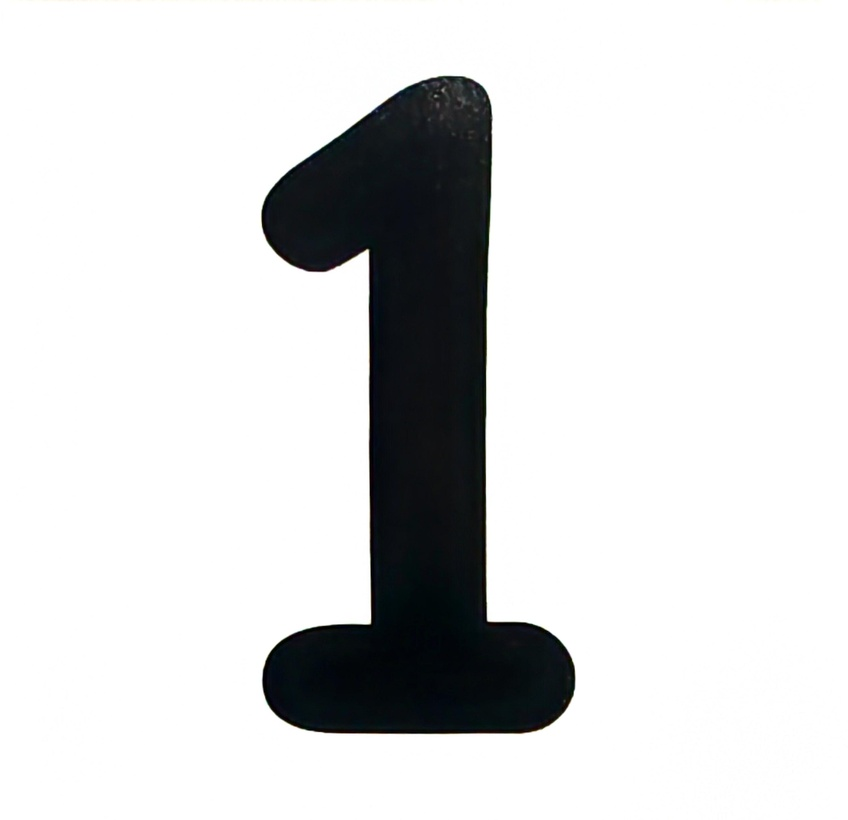
#> input picture pic/1.jpg, 848 x 820 px, shrunk from 3000 x 2900 before the run
$ jupyter execute --allow-errors ori_clean.ipynb
#> lines starting #> are read from the running program, lines starting #| are printed output that depends on the picture; after the words box and inside, x2 and y2 are one past the last pixel; in counts of white or black regions, pixels touching at a corner belong together
[cell 1]
from PIL import Image,ImageFilter
import numpy as np
import matplotlib.pyplot as plt
import matplotlib.patches as patches
import cv2

[cell 2]
path='pic'

[cell 3]
img = Image.open(path+'/1.jpg').convert('L')
#img 2-value
img_np=np.array(img,dtype=np.uint8)
#show
_,bimg=cv2.threshold(img_np, 128, 255, cv2.THRESH_BINARY_INV)
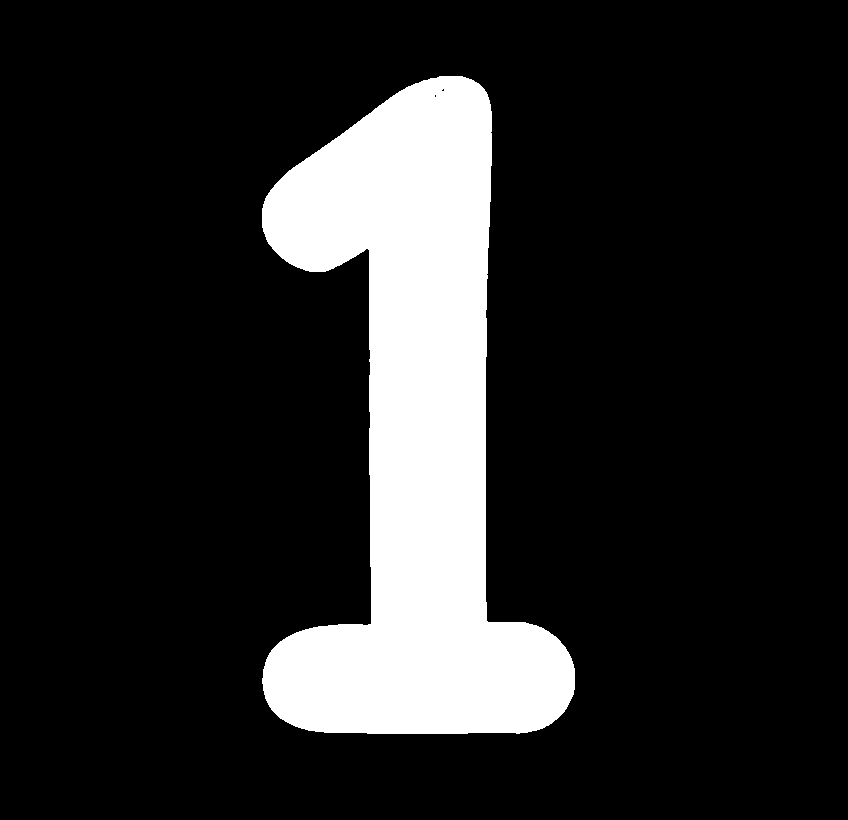
#> bimg: shape (820, 848); 15.3% white; 1 white region
plt.imshow(bimg,cmap='gray')

[cell 4]
contours, hierarchy = cv2.findContours(bimg, cv2.RETR_EXTERNAL, cv2.CHAIN_APPROX_SIMPLE)
#> contours = 1 contour; box (x1, y1, x2, y2) and area: (262, 76, 575, 734) 105655
#show the contour
new_img=np.zeros_like(np.array(img))
cv2.drawContours(new_img, contours, -1, (255), thickness=cv2.FILLED)
#> new_img: shape (820, 848); 15.3% white; 1 white region, box (x1, y1, x2, y2) and area: (262, 76, 575, 734) 106591
plt.imshow(new_img,cmap='gray')

[cell 5]
rev_img=cv2.bitwise_not(new_img)
plt.imshow(rev_img,cmap='gray')

[cell 6]
rgba_img=cv2.cvtColor(rev_img,cv2.COLOR_GRAY2RGBA)
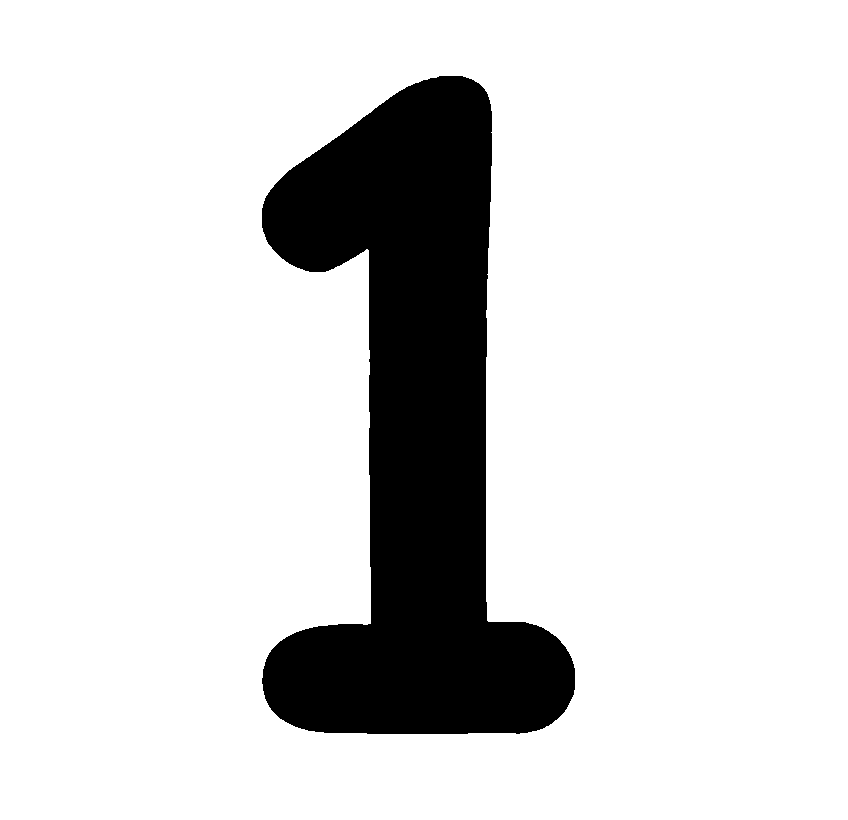
#> rgba_img: shape (820, 848, 4); mean B, G, R, A 215.9, 215.9, 215.9, 255
rgba_img[np.all(rgba_img[:,:,:3]==[255,255,255],axis=-1)]=[255,255,255,0]
plt.imshow(rgba_img)

[cell 7]
#save the image
new_path='pic1'
cv2.imwrite(new_path+'/1.png',rgba_img)
#> Out = True

[cell 8]
#packed all the code to function, input is the image name
def img2rgba(img_name):
#> called with img_name = '2.jpg'
    p=path+'/'+img_name
    img = Image.open(p).convert('L')
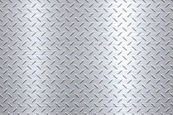
#> input picture background/2.jpg, 173 x 115 px, shrunk from 612 x 408 before the run, found by its file name
#> img: PIL image 173x115 L
    #img 2-value
    img_np=np.array(img,dtype=np.uint8)
    #show
    _,bimg=cv2.threshold(img_np, 128, 255, cv2.THRESH_BINARY_INV)
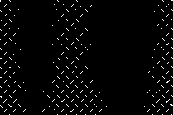
#> bimg: shape (115, 173); 2.5% white in thin lines or dots
    contours, hierarchy = cv2.findContours(bimg, cv2.RETR_TREE, cv2.CHAIN_APPROX_SIMPLE)
#> contours = 217 contours, all with area under 20
    #show the contour
    new_img=np.zeros_like(np.array(img))
    cv2.drawContours(new_img, contours, -1, (255), thickness=cv2.FILLED)
    rev_img=cv2.bitwise_not(new_img)
#> rev_img: shape (115, 173); 97.5% white; black in thin lines or dots
    rgba_img=cv2.cvtColor(rev_img,cv2.COLOR_GRAY2RGBA)
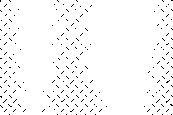
#> rgba_img: shape (115, 173, 4); mean B, G, R, A 248.7, 248.7, 248.7, 255
    rgba_img[np.all(rgba_img[:,:,:3]==[255,255,255],axis=-1)]=[255,255,255,0]
    cv2.imwrite(new_path+'/'+img_name.split('.')[0]+'.png',rgba_img)

[cell 9]
img2rgba('2.jpg')

#> (a cell that did not finish here is left out)

#> in img2rgba (call 2), `contours, hierarchy = cv2.findContours(bimg, cv2.RETR_TREE, cv2.CHAIN_..`: contours = 3 contours, 2 with area under 20; largest, box (x1, y1, x2, y2) and area: (262, 76, 575, 734) 105655
#> in img2rgba (call 2), `rev_img=cv2.bitwise_not(new_img)`: rev_img: shape (820, 848); 84.7% white; 1 black region, box (x1, y1, x2, y2) and area: (262, 76, 575, 734) 106586
